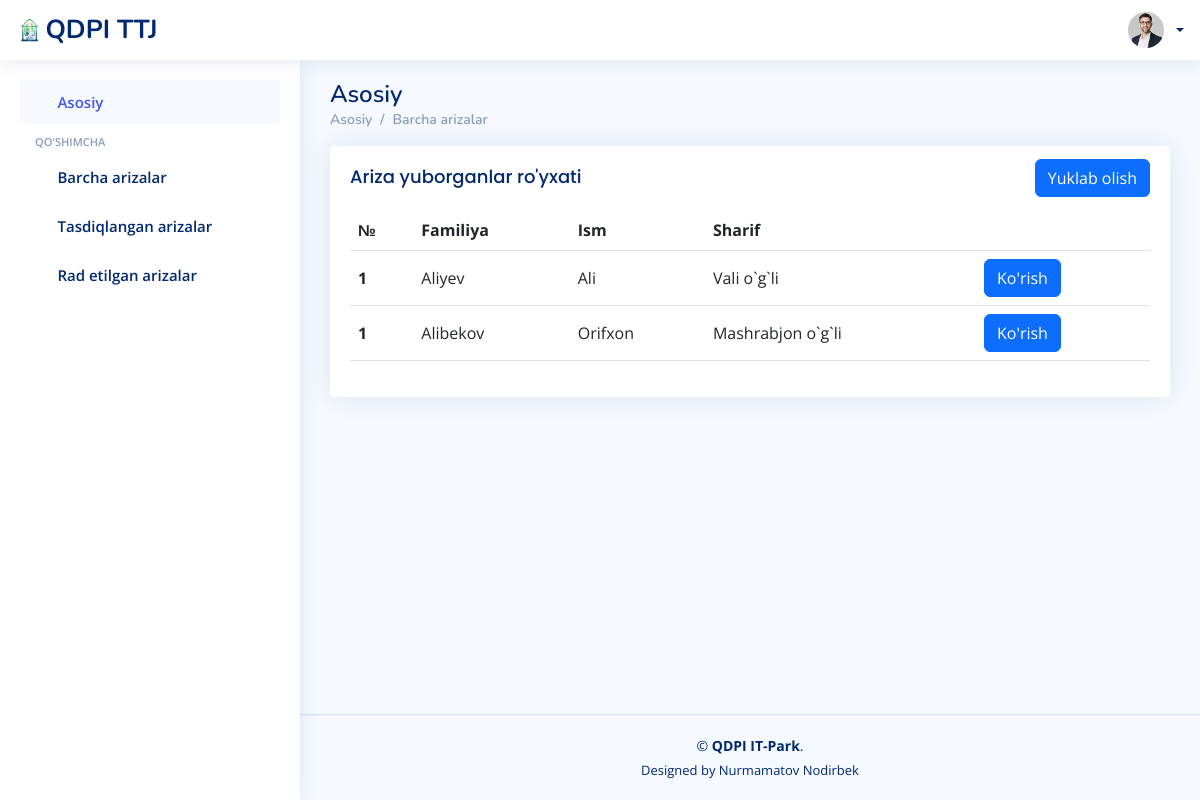
The app's page /ariza/dekanat_barcha_arizalar/ (signed in) with its own data.
### ariza/models.py (models this page shows)
class Ariza(models.Model):
    talaba_id = models.CharField(max_length=100)
    first_name = models.CharField(max_length=100)
    last_name = models.CharField(max_length=100)
    sharif = models.CharField(max_length=100)
    viloyat = models.CharField(max_length=100)
    tuman = models.CharField(max_length=100)
    kocha = models.CharField(max_length=100)
    fakultet = models.CharField(max_length=100)
    yonalish = models.CharField(max_length=100)
    kurs    = models.CharField(max_length=100)
    pasport_serya_raqam = models.CharField(max_length=100)
    pasport_rasm = models.FileField(upload_to='rasmlar/')
    xulosa = models.CharField(max_length=1000, blank=True)
    tasdiqlash = models.CharField(max_length=100, blank=True)
    sana = models.DateTimeField(auto_now_add=True)

### ariza/views.py (the view)
# urls.py: path('dekanat_barcha_arizalar/', dekanat_barcha_arizalar, name='dekanat_barcha_arizalar'),
@csrf_exempt
def dekanat_barcha_arizalar(request):
    talaba = User.objects.filter(lavozim='talaba')
    arizalar = Ariza.objects.all()
    fakultet = request.user.fakultet
    contex = {
        'talaba':talaba,
        'arizalar':arizalar,
        'fakultet':fakultet,
    }
    return render(request, 'dekanatadmin/dekanat/dekanat_barcha_arizalar.html', contex)

### templates/dekanatadmin/dekanat/dekanat_barcha_arizalar.html (shortened to what this page needs)
{% load static %}
<!DOCTYPE html>
<html lang="en">
<head>
    <link href="{% static '/assets/vendor/bootstrap/css/bootstrap.min.css' %}" rel="stylesheet">
    <link href="{% static '/assets/vendor/bootstrap-icons/bootstrap-icons.css' %}" rel="stylesheet">
    <link href="{% static '/assets/vendor/simple-datatables/style.css' %}" rel="stylesheet">
    <link href="{% static '/assets/css/style.css' %}" rel="stylesheet">
</head>
<body>
  <header id="header" class="header fixed-top d-flex align-items-center">
    <div class="d-flex align-items-center justify-content-between">
      <a href="{% url 'home' %}" class="logo d-flex align-items-center">
        <img src="{% static '/assets/img/logo.png' %}" alt="">
        <span class="d-none d-lg-block">QDPI TTJ</span>
      </a>
      <i class="bi bi-list toggle-sidebar-btn"></i>
    </div>
    <nav class="header-nav ms-auto">
      <ul class="d-flex align-items-center">
        <li class="nav-item dropdown pe-3">
          <a class="nav-link nav-profile d-flex align-items-center pe-0" href="{% url 'home' %}" data-bs-toggle="dropdown">
            <img src="{% static '/assets/img/profile-img.jpg' %}" alt="Profile" class="rounded-circle">
            <span class="d-none d-md-block dropdown-toggle ps-2">{{user.last_name}} {{user.first_name}}</span>
          </a>
        </li>
      </ul>
    </nav>
  </header>
    <aside id="sidebar" class="sidebar">
        <ul class="sidebar-nav" id="sidebar-nav">
            <li class="nav-item">
                <a class="nav-link " href="{% url 'home' %}">
                    <i class="bi bi-grid"></i>
                    <span>Asosiy</span>
                </a>
            </li>
            <li class="nav-heading">Qo'shimcha</li>
            <li class="nav-item">
                <a class="nav-link collapsed" href="{% url 'dekanat_barcha_arizalar' %}">
                  <i class="bi bi-envelope"></i>
                  <span>Barcha arizalar</span>
                </a>
              </li>
              <li class="nav-item">
                <a class="nav-link collapsed" href="{% url 'dekanat_tasdiqlangan_arizalar' %}">
                  <i class="bi bi-person-check-fill"></i>
                  <span>Tasdiqlangan arizalar</span>
                </a>
              </li>
              <li class="nav-item">
                <a class="nav-link collapsed" href="{% url 'dekanat_radetilgan_arizalar' %}">
                  <i class="bi bi-person-x-fill"></i>
                  <span>Rad etilgan arizalar</span>
                </a>
              </li>
        </ul>
    </aside>
    <main id="main" class="main">
        <div class="pagetitle">
            <h1>Asosiy</h1>
            <nav>
                <ol class="breadcrumb">
                    <li class="breadcrumb-item active"><a href="{% url 'home' %}">Asosiy</a></li>
                    <li class="breadcrumb-item active"><a href="{% url 'home' %}">Barcha arizalar</a></li>
                </ol>
            </nav>
        </div>
        <section class="section dashboard">
            <div class="row">
                <div class="col-lg-12">
                    <div class="card">
                        <div class="card-body">
                            <div class="d-flex align-items-center justify-content-between">
                                <h5 class="card-title">Ariza yuborganlar ro'yxati</h5>
                                <a class="btn btn-primary" href="#">Yuklab olish</a>
                            </div>
                            <table class="table datatable">
                                <thead>
                                    <tr>
                                        <th scope="col">№</th>
                                        <th scope="col">Familiya</th>
                                        <th scope="col">Ism</th>
                                        <th scope="col">Sharif</th>
                                        <th></th>
                                    </tr>
                                </thead>
                                <tbody>
                                    {% for a in arizalar %}
                                    {% if a.fakultet == fakultet or a.tasdiqlash == '' %}
                                    <tr>
                                        <th scope="row">1</th>
                                        <td>{{a.last_name}}</td>
                                        <td>{{a.first_name}}</td>
                                        <td>{{a.sharif}}</td>
                                        <td><a class="btn btn-primary" href="{% url 'dekanat_barcha_malumot' a.talaba_id %}">Ko'rish</a></td>
                                    </tr>
                                    {% endif %}
                                    {% endfor %}
                                </tbody>
                            </table>
                        </div>
                    </div>
                </div>
            </div>
        </section>
    </main>
    <footer id="footer" class="footer">
        <div class="copyright">
            &copy; <strong><span>QDPI IT-Park</span></strong>.
        </div>
        <div class="credits">
            Designed by Nurmamatov Nodirbek
        </div>
    </footer>
</body>
</html>

### static/assets/css/style.css (style rules this page uses)
:root { scroll-behavior: smooth; }
html, body { display: flex; flex-direction: column; height: 100%; }
body { font-family: "Open Sans", sans-serif; background: #f6f9ff; color: #444444; }
.main { flex-grow: 1; }
a { color: #4154f1; text-decoration: none; }
h1, h2, h3, h4, h5, h6 { font-family: "Nunito", sans-serif; }
#main { margin-top: 60px; padding: 20px 30px; transition: all 0.3s; }
.pagetitle { margin-bottom: 10px; }
.pagetitle h1 { font-size: 24px; margin-bottom: 0; font-weight: 600; color: #012970; }
.card { margin-bottom: 30px; border: none; border-radius: 5px; box-shadow: 0px 0 30px rgba(1, 41, 112, 0.1); }
.card-title { padding: 20px 0 15px 0; font-size: 18px; font-weight: 500; color: #012970; font-family: "Poppins", sans-serif; }
.card-body { padding: 0 20px 20px 20px; }
.breadcrumb { font-size: 14px; font-family: "Nunito", sans-serif; color: #899bbd; font-weight: 600; }
.breadcrumb a { color: #899bbd; transition: 0.3s; }
.breadcrumb .breadcrumb-item::before { color: #899bbd; }
.breadcrumb .active { color: #51678f; font-weight: 600; }
.logo { line-height: 1; }
@media (min-width: 1200px) { .logo { width: 280px; } }
.logo img { max-height: 26px; margin-right: 6px; }
.logo span { font-size: 26px; font-weight: 700; color: #012970; font-family: "Nunito", sans-serif; }
.header { transition: all 0.5s; z-index: 997; height: 60px; box-shadow: 0px 2px 20px rgba(1, 41, 112, 0.1); background-color: #fff; padding-left: 20px; }
.header .toggle-sidebar-btn { font-size: 32px; padding-left: 10px; cursor: pointer; color: #012970; }
.header-nav ul { list-style: none; }
.header-nav>ul { margin: 0; padding: 0; }
.header-nav .nav-profile { color: #012970; }
.header-nav .nav-profile img { max-height: 36px; }
.header-nav .nav-profile span { font-size: 14px; font-weight: 600; }
.sidebar { position: fixed; top: 60px; left: 0; bottom: 0; width: 300px; z-index: 996; transition: all 0.3s; padding: 20px; overflow-y: auto; scrollbar-width: thin; scrollbar-color: #aab7cf transparent; box-shadow: 0px 0px 20px rgba(1, 41, 112, 0.1); background-color: #fff; }
@media (min-width: 1200px) { #main, #footer { margin-left: 300px; } }
.sidebar-nav { padding: 0; margin: 0; list-style: none; }
.sidebar-nav li { padding: 0; margin: 0; list-style: none; }
.sidebar-nav .nav-item { margin-bottom: 5px; }
.sidebar-nav .nav-heading { font-size: 11px; text-transform: uppercase; color: #899bbd; font-weight: 600; margin: 10px 0 5px 15px; }
.sidebar-nav .nav-link { display: flex; align-items: center; font-size: 15px; font-weight: 600; color: #4154f1; transition: 0.3; background: #f6f9ff; padding: 10px 15px; border-radius: 4px; }
.sidebar-nav .nav-link i { font-size: 16px; margin-right: 10px; color: #4154f1; }
.sidebar-nav .nav-link.collapsed { color: #012970; background: #fff; }
.sidebar-nav .nav-link.collapsed i { color: #899bbd; }
.footer { padding: 20px 0; font-size: 14px; transition: all 0.3s; border-top: 1px solid #cddfff; }
.footer .copyright { text-align: center; color: #012970; }
.footer .credits { padding-top: 5px; text-align: center; font-size: 13px; color: #012970; }
th, td { vertical-align: middle !important; }

### records on screen
Ariza: last_name "Aliyev", first_name "Ali", sharif "Vali o`g`li"
Ariza: last_name "Alibekov", first_name "Orifxon", sharif "Mashrabjon o`g`li"
